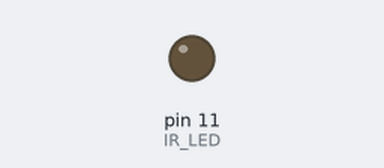
The sketch below on a simulated Arduino Uno, built with avr-gcc and run on an emulated ATmega328P. Shown: output pins drawn as LEDs (lit = HIGH). Wiring (inferred from the names in the program): IR receiver: data pin 12. What the sketch prints to the serial monitor is not drawn.

Above: at 0.2 s.
Timing chart, 0 to 40.0 s (numbered marks = the images above):
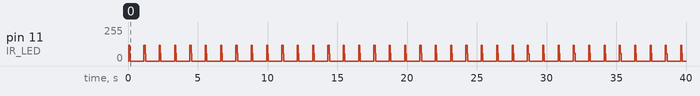

The sketch:

ir.ino
```cpp
// ----- IR Transmitter + Receiver Self-Test -----
// Transmitter Pin
const int IR_LED = 11;
// Receiver Pin
const int IR_RECV = 12;

void setup() {
  Serial.begin(115200);
  pinMode(IR_LED, OUTPUT);
  pinMode(IR_RECV, INPUT);
  Serial.println("Starting IR self-test...");
}

void loop() {
  // --- Step 1: Emit 38kHz signal for 100ms ---
  unsigned long start = millis();
  while (millis() - start < 100) {
    // 38 kHz carrier (approx)
    digitalWrite(IR_LED, HIGH);
    delayMicroseconds(13);
    digitalWrite(IR_LED, LOW);
    delayMicroseconds(13);
  }

  // --- Step 2: Read receiver output ---
  int sensorValue = digitalRead(IR_RECV);

  // On most IR receiver modules (e.g., HX1838, VS1838B):
  // LOW = signal detected, HIGH = no signal
  if (sensorValue == LOW) {
    Serial.println("✅ Signal detected!");
  } else {
    Serial.println("❌ No signal detected!");
  }

  delay(1000); // wait 1 second and repeat
}
```
